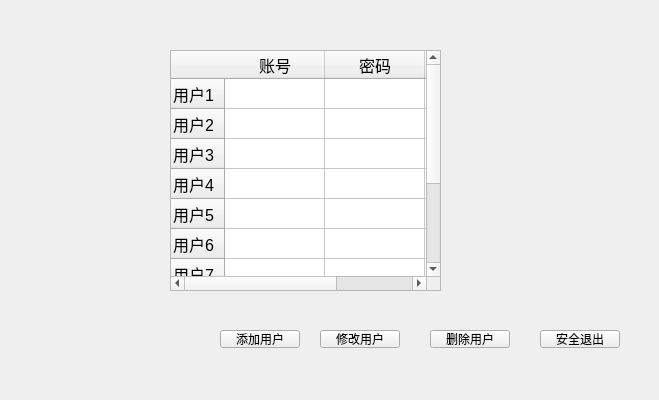
<?xml version="1.0" encoding="UTF-8"?>
<ui version="4.0">
 <class>AdminUserManage</class>
 <widget class="QWidget" name="AdminUserManage">
  <property name="geometry">
   <rect>
    <x>0</x>
    <y>0</y>
    <width>659</width>
    <height>400</height>
   </rect>
  </property>
  <property name="windowTitle">
   <string>Form</string>
  </property>
  <widget class="QTableWidget" name="tableWidget">
   <property name="geometry">
    <rect>
     <x>170</x>
     <y>50</y>
     <width>271</width>
     <height>241</height>
    </rect>
   </property>
   <property name="font">
    <font>
     <pointsize>12</pointsize>
    </font>
   </property>
   <property name="autoScrollMargin">
    <number>20</number>
   </property>
   <row>
    <property name="text">
     <string>用户1</string>
    </property>
   </row>
   <row>
    <property name="text">
     <string>用户2</string>
    </property>
   </row>
   <row>
    <property name="text">
     <string>用户3</string>
    </property>
   </row>
   <row>
    <property name="text">
     <string>用户4</string>
    </property>
   </row>
   <row>
    <property name="text">
     <string>用户5</string>
    </property>
   </row>
   <row>
    <property name="text">
     <string>用户6</string>
    </property>
   </row>
   <row>
    <property name="text">
     <string>用户7</string>
    </property>
   </row>
   <row>
    <property name="text">
     <string>用户8</string>
    </property>
   </row>
   <row>
    <property name="text">
     <string>用户9</string>
    </property>
   </row>
   <row>
    <property name="text">
     <string>用户10</string>
    </property>
   </row>
   <column>
    <property name="text">
     <string>账号</string>
    </property>
   </column>
   <column>
    <property name="text">
     <string>密码</string>
    </property>
   </column>
   <column>
    <property name="text">
     <string>上次登陆时间</string>
    </property>
   </column>
  </widget>
  <widget class="QPushButton" name="delUser">
   <property name="geometry">
    <rect>
     <x>430</x>
     <y>330</y>
     <width>80</width>
     <height>18</height>
    </rect>
   </property>
   <property name="text">
    <string>删除用户</string>
   </property>
  </widget>
  <widget class="QPushButton" name="modiUser">
   <property name="geometry">
    <rect>
     <x>320</x>
     <y>330</y>
     <width>80</width>
     <height>18</height>
    </rect>
   </property>
   <property name="text">
    <string>修改用户</string>
   </property>
  </widget>
  <widget class="QPushButton" name="getBack">
   <property name="geometry">
    <rect>
     <x>540</x>
     <y>330</y>
     <width>80</width>
     <height>18</height>
    </rect>
   </property>
   <property name="text">
    <string>安全退出</string>
   </property>
  </widget>
  <widget class="QPushButton" name="modiUser_2">
   <property name="geometry">
    <rect>
     <x>220</x>
     <y>330</y>
     <width>80</width>
     <height>18</height>
    </rect>
   </property>
   <property name="text">
    <string>添加用户</string>
   </property>
  </widget>
 </widget>
 <resources/>
 <connections/>
</ui>
